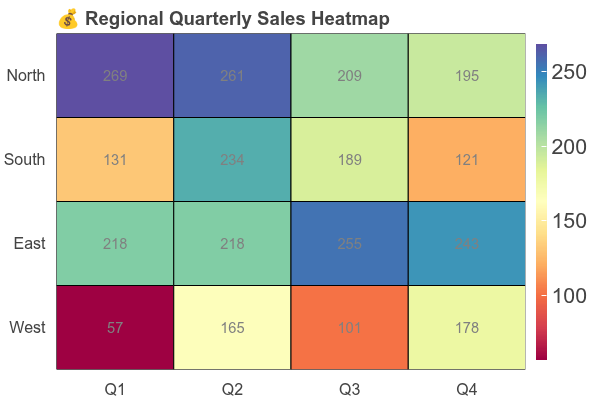

Python code for this plot:
from bokeh_rocks import create_heatmap_figure, save_plot, show
import numpy as np
regions = ['North', 'South', 'East', 'West']
quarters = ['Q1', 'Q2', 'Q3', 'Q4']
sales = np.random.randint(50, 300, size=(len(regions), len(quarters)))

p = create_heatmap_figure(
    data=sales,
    x_labels=quarters,
    y_labels=regions,
    cmap='Spectral',
    title="💰 Regional Quarterly Sales Heatmap"
)
show(p)
save_plot(p, "output/heatmap_03")
